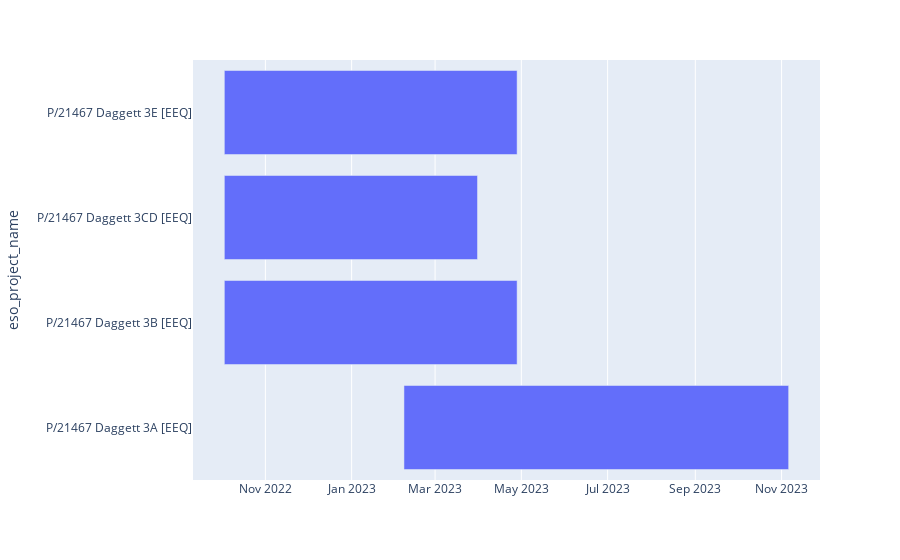

The cell this chart's notebook holds for it:
### Code cell
px.timeline(df_dag, x_start='start_date', x_end='due_date', y='eso_project_name')

### Figure 1 — Plotly figure (JSON) as saved in the notebook; plotly's stock layout.template omitted (floating-point values rounded to 4 significant figures)
{"data": [{"alignmentgroup": "True", "base": ["2023-02-07T00:00:00", "2022-10-03T00:00:00", "2022-10-03T00:00:00", "2022-10-03T00:00:00"], "hovertemplate": "start_date=%{base}<br>due_date=%{x}<br>eso_project_name=%{y}<extra></extra>", "legendgroup": "", "marker": {"color": "#636efa", "pattern": {"shape": ""}}, "name": "", "offsetgroup": "", "orientation": "h", "showlegend": false, "textposition": "auto", "type": "bar", "x": [23500800000, 17884800000, 15465600000, 17884800000], "xaxis": "x", "y": ["P/21467 Daggett 3A [EEQ]", "P/21467 Daggett 3B [EEQ]", "P/21467 Daggett 3CD [EEQ]", "P/21467 Daggett 3E [EEQ]"], "yaxis": "y"}], "layout": {"autosize": true, "barmode": "overlay", "legend": {"tracegroupgap": 0}, "margin": {"t": 60}, "xaxis": {"anchor": "y", "autorange": true, "domain": [0, 1], "range": ["2022-09-10 20:00", "2023-11-28 04:00"], "type": "date"}, "yaxis": {"anchor": "x", "autorange": true, "domain": [0, 1], "range": [-0.5, 3.5], "title": {"text": "eso_project_name"}, "type": "category"}}}
